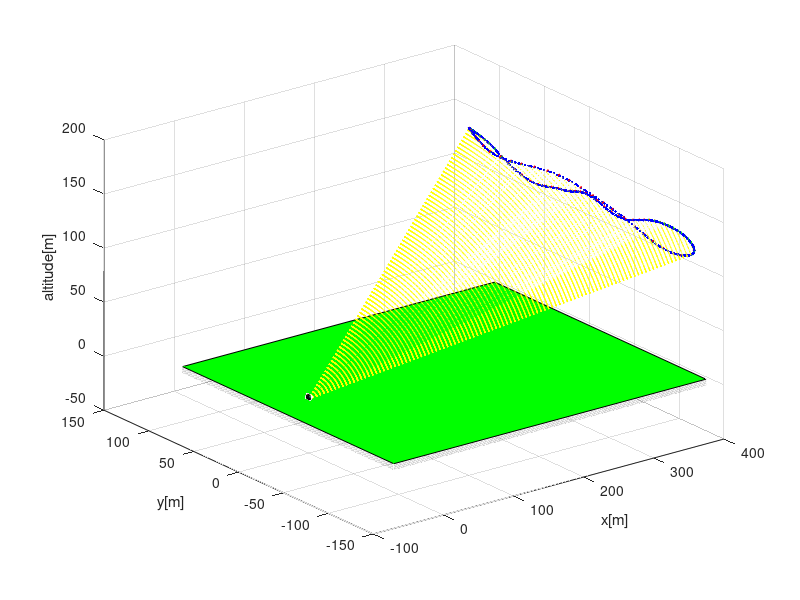

This figure's MATLAB source:
clc;clear all;close all;
% load('crosswind_opt_mechanical_AP2_accurate_drag.mat')
% AP = crosswind_opt_mechanical_3_AP2;

% load('crosswind_opt_mechanical_AP3_54KW.mat')
% AP = crosswind_opt_mechanical_3_AP3;

load('crosswind_opt_mechanical_3_loops.mat')
AP = crosswind_opt_mechanical_3_loops;

time = AP.r_n2b_n_x.time';time(6:6:end) = [];time(5:5:end) = [];
%% retrieve PowerPlane trajectory -----------------------------------------
px = AP.r_n2b_n_x.value';px(6:6:end) = [];px(5:5:end) = [];
py = AP.r_n2b_n_y.value';py(6:6:end) = [];py(5:5:end) = [];
pz = AP.r_n2b_n_z.value';pz(6:6:end) = [];pz(5:5:end) = [];
h  = -pz; % altitude

ptraj = [px,py,pz];
%% retrieve orientation ---------------------------------------------------
e11 = AP.e11.value';e11(6:6:end) = [];e11(5:5:end) = [];
e21 = AP.e21.value';e21(6:6:end) = [];e21(5:5:end) = [];
e31 = AP.e31.value';e31(6:6:end) = [];e31(5:5:end) = [];
ex  = [e11,e21,e31];

e12 = AP.e12.value';e12(6:6:end) = [];e12(5:5:end) = [];
e22 = AP.e22.value';e22(6:6:end) = [];e22(5:5:end) = [];
e32 = AP.e32.value';e32(6:6:end) = [];e32(5:5:end) = [];
ey  = [e12,e22,e32];

e13 = AP.e13.value';e13(6:6:end) = [];e13(5:5:end) = [];
e23 = AP.e23.value';e23(6:6:end) = [];e23(5:5:end) = [];
e33 = AP.e33.value';e33(6:6:end) = [];e33(5:5:end) = [];
ez  = [e13,e23,e33];

% R  = eye(3,3);
% ex = R(:,1)';
% ey = R(:,2)';
% ez = R(:,3)';
% 
% dir = -1;

%% Plot trajectory ========================================================
N = length(px);
figure;hold on;grid on;
% Plot Drum -------------------------------------------------------------
Rdrum             = 2; % radious drum
[Zwinch,Xwinch,~] = cylinder(Rdrum);
Ldrum  = 3; % length drum [m]
Ywinch = [-(Ldrum/2).*ones(21,1),(Ldrum/2).*ones(21,1)]';
Drum   = surf(Xwinch,Ywinch,Rdrum+Zwinch);

% Plot Ground -----------------------------------------------------------
Xground = [ max(ptraj(:,1)) max(ptraj(:,1))     -50                   -50];
Yground = [ min(ptraj(:,2)) max(ptraj(:,2))  max(ptraj(:,2))  min(ptraj(:,2))];
for i = 0:0.2:5
  Zground = [   -i   -i    -i     -i];
  Ground  = fill3(Xground,Yground,Zground,'g');
end

%% Plot PowerPlane Trajectory --------------------------------------------
Trajecotry = plot3(ptraj(:,1),ptraj(:,2),-ptraj(:,3),'b.');

%% Plot tether ------------------------------------------------------------
for k = 1:1:N
Tether = line([0,ptraj(k,1)],[0,ptraj(k,2)],-[0,ptraj(k,3)],'LineWidth',0.25,'Color','y','LineStyle',':');
end

% Plot wing ---------------------------------------------------------------
for i = 1:5:N
Wing_Ex = line([ ptraj(i,1), ptraj(i,1) + ey(i,1)],...
             [ ptraj(i,2), ptraj(i,2) + ex(i,2)],...
             -[ ptraj(i,3), ptraj(i,3) + ex(i,3)],'LineWidth',2,'Color','r');

Wing_Ey = line([ ptraj(i,1), ptraj(i,1) + ey(i,1)],...
             [ ptraj(i,2), ptraj(i,2) + ey(i,2)],...
             -[ ptraj(i,3), ptraj(i,3) + ey(i,3)],'LineWidth',2,'Color','g');

Wing_Ez = line([ ptraj(i,1), ptraj(i,1) + ez(i,1)],...
             [ ptraj(i,2), ptraj(i,2) + ez(i,2)],...
            -[ ptraj(i,3), ptraj(i,3) + ez(i,3)],'LineWidth',2,'Color','b');
end

xlabel('x[m]');ylabel('y[m]');zlabel('altitude[m]');





